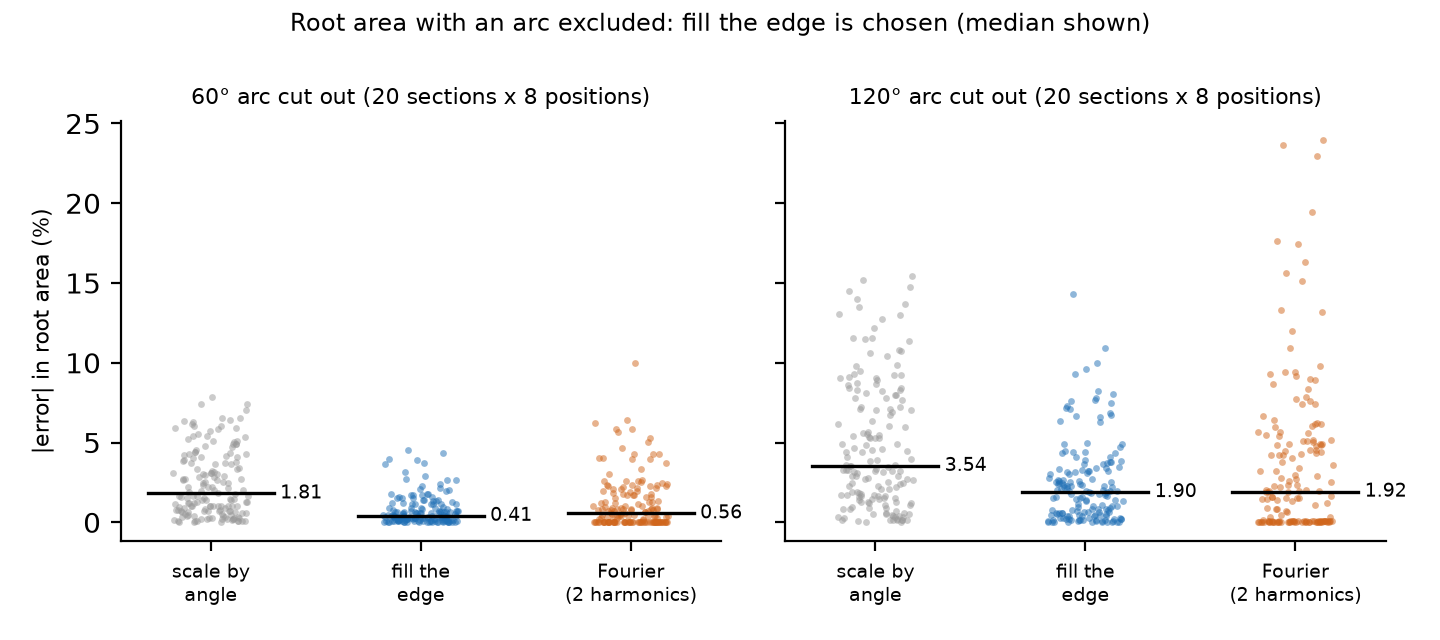

Generate this figure with Python:
"""Root area when an arc is excluded (2026-11-10): which estimate for traits_DATE.xlsx?

  .venv/bin/python docs/development/area_estimate.py        (from the repo root; ~1 min)
  -> docs/development/area_estimate.png, area_estimate.csv

Three ways to estimate the whole root from the kept angles:
  scale    stele + kept cortex x 360 / kept degrees (the old root_area_est: assumes the excluded arc is average)
  fill     pipeline.root_area_filled: kept angles pixel by pixel, the root radius interpolated linearly across the arc
  fourier  a 2-harmonic fit of the kept radii, extended across the arc
Truth: intact real sections (both shipped example projects, stele found, nothing excluded); an arc of 60 or 120
degrees is cut at 8 positions and each estimate compared with the true pixel count. Plus synthetic ovals with the
edge torn in over the arc (what an excluded arc usually looks like).
"""
import glob
import sys
from pathlib import Path

import numpy as np
import pandas as pd
import matplotlib
matplotlib.use("Agg")
import matplotlib.pyplot as plt

HERE = Path(__file__).resolve().parent
sys.path.insert(0, str(HERE.parent.parent))
import pipeline as P  # noqa: E402


def estimates(region, centre, arc):
    deg = np.arange(360)
    out = P.in_arcs(deg + 0.5, [arc])
    yy, xx = np.nonzero(region >= 1)
    kept_px = ~P.in_arcs(P.angle_of(yy, xx, centre), [arc])
    stele = (region == 2).sum()
    kept_ctx = (kept_px & (region[yy, xx] == 1)).sum()
    scale = stele + kept_ctx * 360 / (360 - out.sum())
    fill = P.root_area_filled(region, centre, [(arc[0], arc[1], "test")])
    r_rt = P.radial_profile(region, centre)[1]
    k = np.nonzero(~out)[0]
    th = np.radians(deg[k])
    X = lambda t: np.column_stack([np.ones_like(t)] + [f(h * t) for h in (1, 2) for f in (np.cos, np.sin)])
    coef = np.linalg.lstsq(X(th), r_rt[k], rcond=None)[0]
    rf = r_rt.copy()
    rf[out] = X(np.radians(deg[out])) @ coef
    fourier = 0.5 * np.sum((rf + 0.5) ** 2) * np.radians(1)
    return scale, fill, fourier


rows = []
N = 1000
yy, xx = np.indices((N, N))
C = (500.0, 500.0)
ang = P.angle_of(yy, xx, C)
for a_, b_ in ((400, 250), (330, 300)):
    reg = np.zeros((N, N), np.uint8)
    reg[((xx - C[1]) / a_) ** 2 + ((yy - C[0]) / b_) ** 2 <= 1] = 1
    reg[np.hypot(yy - C[0], xx - C[1]) <= 100] = 2
    true = (reg >= 1).sum()
    for side, mid in (("long side", 0), ("short side", 90), ("diagonal", 45)):
        for width in (60, 120):
            arc = ((mid - width / 2) % 360, (mid + width / 2) % 360)
            torn = reg.copy()
            torn[P.in_arcs(ang, [arc]) & (np.hypot(yy - C[0], xx - C[1]) > 0.75 * min(a_, b_)) & (torn == 1)] = 0
            s, f, fo = estimates(torn, C, arc)
            rows.append(dict(set="synthetic oval, edge torn in", img=f"oval {a_}x{b_} {side}", width=width,
                             scale=100 * (s / true - 1), fill=100 * (f / true - 1), fourier=100 * (fo / true - 1)))
for f in sorted(glob.glob(str(HERE.parent.parent / "examples/*/anatomy/masks/*.npz"))):
    cells, region, mx, _ = P.load_state(f)
    if not (region == 2).any() or P.load_sectors(f, 0):
        continue
    centre = P.centre_of(region, P.load_centre(f))
    true = (region >= 1).sum()
    for width in (60, 120):
        for mid in range(0, 360, 45):
            arc = ((mid - width / 2) % 360, (mid + width / 2) % 360)
            s, fi, fo = estimates(region, centre, arc)
            rows.append(dict(set="real intact section, arc cut", img=Path(f).stem, width=width,
                             scale=100 * (s / true - 1), fill=100 * (fi / true - 1), fourier=100 * (fo / true - 1)))
d = pd.DataFrame(rows)
d.to_csv(HERE / "area_estimate.csv", index=False)
real = d[d.set.str.startswith("real")]
print("real sections:", real.img.nunique())
summ = real.groupby("width")[["scale", "fill", "fourier"]].agg([lambda v: np.median(np.abs(v)), lambda v: np.max(np.abs(v))])
summ.columns = [f"{m} {'median' if i == 0 else 'max'} |err| %" for m, i in
                [(c, k) for c in ("scale", "fill", "fourier") for k in (0, 1)]]
print(summ.round(2).T.to_string())
print(d[d.set.str.startswith("synthetic")].round(2).to_string(index=False))

fig, axes = plt.subplots(1, 2, figsize=(7.2, 3.2), sharey=True)
col = {"scale": "#999999", "fill": "#1f6fb5", "fourier": "#d0661c"}
for ax, w in zip(axes, (60, 120)):
    r = real[real.width == w]
    for j, m in enumerate(("scale", "fill", "fourier")):
        v = np.abs(r[m].to_numpy())
        ax.scatter(np.full(len(v), j) + np.random.default_rng(1).uniform(-.18, .18, len(v)), v, s=6, color=col[m],
                   alpha=.5, lw=0)
        ax.plot([j - .3, j + .3], [np.median(v)] * 2, color="k", lw=1.2)
        ax.text(j + .33, np.median(v), f"{np.median(v):.2f}", ha="left", va="center", fontsize=7)
    ax.set_xticks([0, 1, 2], ["scale by\nangle", "fill the\nedge", "Fourier\n(2 harmonics)"], fontsize=7)
    ax.set_title(f"{w}° arc cut out ({r.img.nunique()} sections x 8 positions)", fontsize=8)
    for s_ in ("top", "right"):
        ax.spines[s_].set_visible(False)
axes[0].set_ylabel("|error| in root area (%)", fontsize=8)
fig.suptitle("Root area with an arc excluded: fill the edge is chosen (median shown)", fontsize=8.5)
fig.tight_layout()
fig.savefig(HERE / "area_estimate.png", dpi=200)
